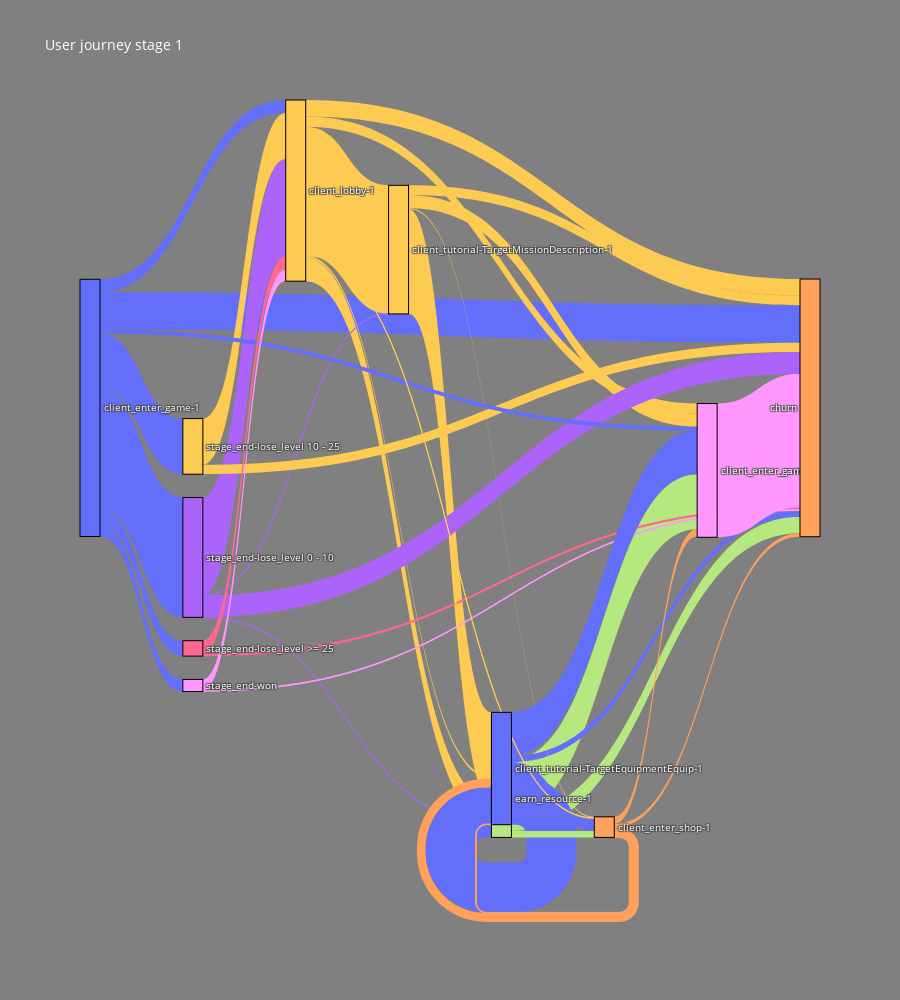

This figure's notebook cell:
### Code cell
df = pd.read_csv('data/first_play_short_2_drop.csv')
df = df.dropna()

total_user = df[df['source']=='client_enter_game-1']['user'].sum()

df['user'] = df.apply(lambda x: round(x['user'] / total_user * 100, 1), axis=1)


all_nodes = df.source.values.tolist() + df.target.values.tolist()

source_indices = [all_nodes.index(source) for source in df.source]
target_indices = [all_nodes.index(target) for target in df.target]

colors = px.colors.qualitative.Plotly

node_colors_mappings = dict([(node, np.random.choice(colors)) for node in all_nodes])

node_colors = [node_colors_mappings[node] for node in all_nodes]
edge_colors = [node_colors_mappings[node] for node in df.source]

fig = go.Figure(data=[
    go.Sankey(
        node=dict(pad=20,
                  thickness=20,
                  line=dict(color='black', width=1.0),
                  label=all_nodes,
                  color=node_colors),
        link=dict(source=source_indices,
                  target=target_indices,
                  value=df.user,
                  color=edge_colors)
    )
])

fig.update_layout(title_text="User journey stage 1",
                  height=1000,
                  font=dict(size=10, color='white'),
                  plot_bgcolor='rgba(0,0,0,0)',
                  paper_bgcolor='grey')

fig.show()
fig.write_html("9min_drop_play2.html")

### Figure 1 — Plotly figure (JSON) as saved in the notebook; plotly's stock layout.template omitted (floating-point values rounded to 4 significant figures)
{"data": [{"link": {"color": ["#636EFA", "#FECB52", "#AB63FA", "#636EFA", "#FECB52", "#FECB52", "#636EFA", "#FECB52", "#636EFA", "#B6E880", "#636EFA", "#FECB52", "#B6E880", "#636EFA", "#FECB52", "#AB63FA", "#FFA15A", "#FF6692", "#FECB52", "#FECB52", "#FF97FF", "#AB63FA", "#B6E880", "#FECB52", "#FF97FF", "#636EFA", "#FECB52", "#636EFA", "#636EFA", "#FECB52", "#FECB52", "#636EFA", "#AB63FA", "#636EFA", "#FECB52", "#FF6692", "#B6E880", "#FFA15A", "#FECB52", "#B6E880", "#FFA15A", "#FF97FF", "#FFA15A", "#636EFA", "#FECB52", "#FF97FF", "#FF97FF", "#FECB52", "#FECB52"], "source": [0, 1, 2, 0, 4, 1, 0, 1, 0, 9, 10, 1, 9, 10, 4, 2, 16, 17, 18, 4, 20, 2, 9, 18, 24, 0, 18, 0, 10, 4, 18, 10, 2, 0, 1, 17, 9, 16, 4, 9, 16, 20, 16, 0, 1, 20, 20, 18, 4], "target": [49, 4, 1, 18, 10, 10, 17, 24, 1, 24, 16, 9, 49, 49, 24, 10, 9, 49, 10, 16, 49, 4, 20, 4, 49, 2, 1, 20, 24, 9, 49, 9, 49, 24, 49, 1, 16, 24, 49, 1, 10, 1, 49, 9, 16, 24, 10, 24, 17], "value": [14.5, 49.8, 37.8, 21.6, 34.2, 9, 6, 4, 5, 21.4, 4.9, 0.9, 6.4, 2.4, 5, 0.1, 3.4, 0.8, 0, 0.4, 0.3, 0.1, 0, 0, 51.9, 46.5, 17.9, 4.7, 16.9, 6.5, 3.6, 19.4, 8.5, 1.5, 6.4, 5.2, 2.5, 2.8, 3.8, 0, 0.3, 4.3, 1.4, 0, 0.2, 0, 0, 0, 0]}, "node": {"color": ["#636EFA", "#FECB52", "#AB63FA", "#636EFA", "#FECB52", "#FECB52", "#636EFA", "#FECB52", "#636EFA", "#B6E880", "#636EFA", "#FECB52", "#B6E880", "#636EFA", "#FECB52", "#AB63FA", "#FFA15A", "#FF6692", "#FECB52", "#FECB52", "#FF97FF", "#AB63FA", "#B6E880", "#FECB52", "#FF97FF", "#636EFA", "#FECB52", "#636EFA", "#636EFA", "#FECB52", "#FECB52", "#636EFA", "#AB63FA", "#636EFA", "#FECB52", "#FF6692", "#B6E880", "#FFA15A", "#FECB52", "#B6E880", "#FFA15A", "#FF97FF", "#FFA15A", "#636EFA", "#FECB52", "#FF97FF", "#FF97FF", "#FECB52", "#FECB52", "#FFA15A", "#FECB52", "#FECB52", "#FECB52", "#636EFA", "#636EFA", "#FF6692", "#FF97FF", "#FECB52", "#FF97FF", "#FFA15A", "#B6E880", "#FFA15A", "#FFA15A", "#FF97FF", "#636EFA", "#B6E880", "#FFA15A", "#636EFA", "#FFA15A", "#FFA15A", "#FECB52", "#FF97FF", "#FECB52", "#FFA15A", "#AB63FA", "#FECB52", "#FF97FF", "#FF97FF", "#B6E880", "#FFA15A", "#B6E880", "#FFA15A", "#FF97FF", "#FFA15A", "#FECB52", "#FFA15A", "#FF97FF", "#FFA15A", "#FECB52", "#636EFA", "#FECB52", "#FFA15A", "#B6E880", "#FFA15A", "#FF97FF", "#636EFA", "#FF97FF", "#FF6692"], "label": ["client_enter_game-1", "client_lobby-1", "stage_end-lose_level 0 - 10", "client_enter_game-1", "client_tutorial-TargetMissionDescription-1", "client_lobby-1", "client_enter_game-1", "client_lobby-1", "client_enter_game-1", "earn_resource-1", "client_tutorial-TargetEquipmentEquip-1", "client_lobby-1", "earn_resource-1", "client_tutorial-TargetEquipmentEquip-1", "client_tutorial-TargetMissionDescription-1", "stage_end-lose_level 0 - 10", "client_enter_shop-1", "stage_end-lose_level >= 25", "stage_end-lose_level 10 - 25", "client_tutorial-TargetMissionDescription-1", "stage_end-won", "stage_end-lose_level 0 - 10", "earn_resource-1", "stage_end-lose_level 10 - 25", "client_enter_game-2", "client_enter_game-1", "stage_end-lose_level 10 - 25", "client_enter_game-1", "client_tutorial-TargetEquipmentEquip-1", "client_tutorial-TargetMissionDescription-1", "stage_end-lose_level 10 - 25", "client_tutorial-TargetEquipmentEquip-1", "stage_end-lose_level 0 - 10", "client_enter_game-1", "client_lobby-1", "stage_end-lose_level >= 25", "earn_resource-1", "client_enter_shop-1", "client_tutorial-TargetMissionDescription-1", "earn_resource-1", "client_enter_shop-1", "stage_end-won", "client_enter_shop-1", "client_enter_game-1", "client_lobby-1", "stage_end-won", "stage_end-won", "stage_end-lose_level 10 - 25", "client_tutorial-TargetMissionDescription-1", "churn", "client_tutorial-TargetMissionDescription-1", "client_lobby-1", "stage_end-lose_level 10 - 25", "client_tutorial-TargetEquipmentEquip-1", "client_tutorial-TargetEquipmentEquip-1", "stage_end-lose_level >= 25", "client_enter_game-2", "client_lobby-1", "client_enter_game-2", "client_enter_shop-1", "earn_resource-1", "churn", "churn", "client_enter_game-2", "client_tutorial-TargetEquipmentEquip-1", "earn_resource-1", "churn", "client_tutorial-TargetEquipmentEquip-1", "client_enter_shop-1", "churn", "client_tutorial-TargetMissionDescription-1", "stage_end-won", "client_tutorial-TargetMissionDescription-1", "churn", "stage_end-lose_level 0 - 10", "client_lobby-1", "stage_end-won", "client_enter_game-2", "earn_resource-1", "churn", "earn_resource-1", "churn", "client_enter_game-2", "churn", "client_lobby-1", "client_enter_shop-1", "client_enter_game-2", "churn", "client_lobby-1", "client_tutorial-TargetEquipmentEquip-1", "client_lobby-1", "churn", "earn_resource-1", "client_enter_shop-1", "client_enter_game-2", "client_tutorial-TargetEquipmentEquip-1", "client_enter_game-2", "stage_end-lose_level >= 25"], "line": {"color": "black", "width": 1}, "pad": 20, "thickness": 20}, "type": "sankey"}], "layout": {"font": {"color": "white", "size": 10}, "height": 1000, "paper_bgcolor": "grey", "plot_bgcolor": "rgba(0,0,0,0)", "title": {"text": "User journey stage 1"}}}
